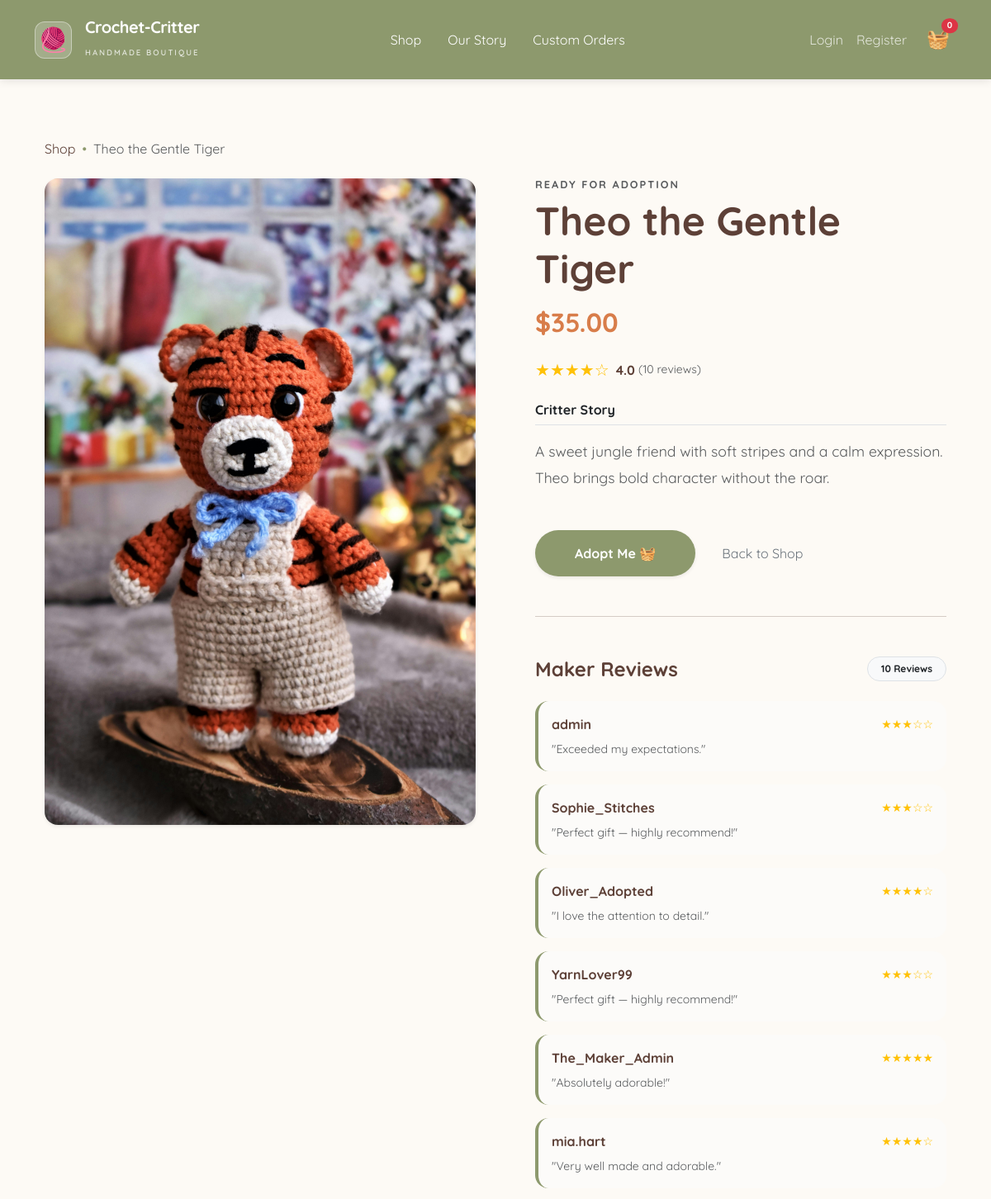
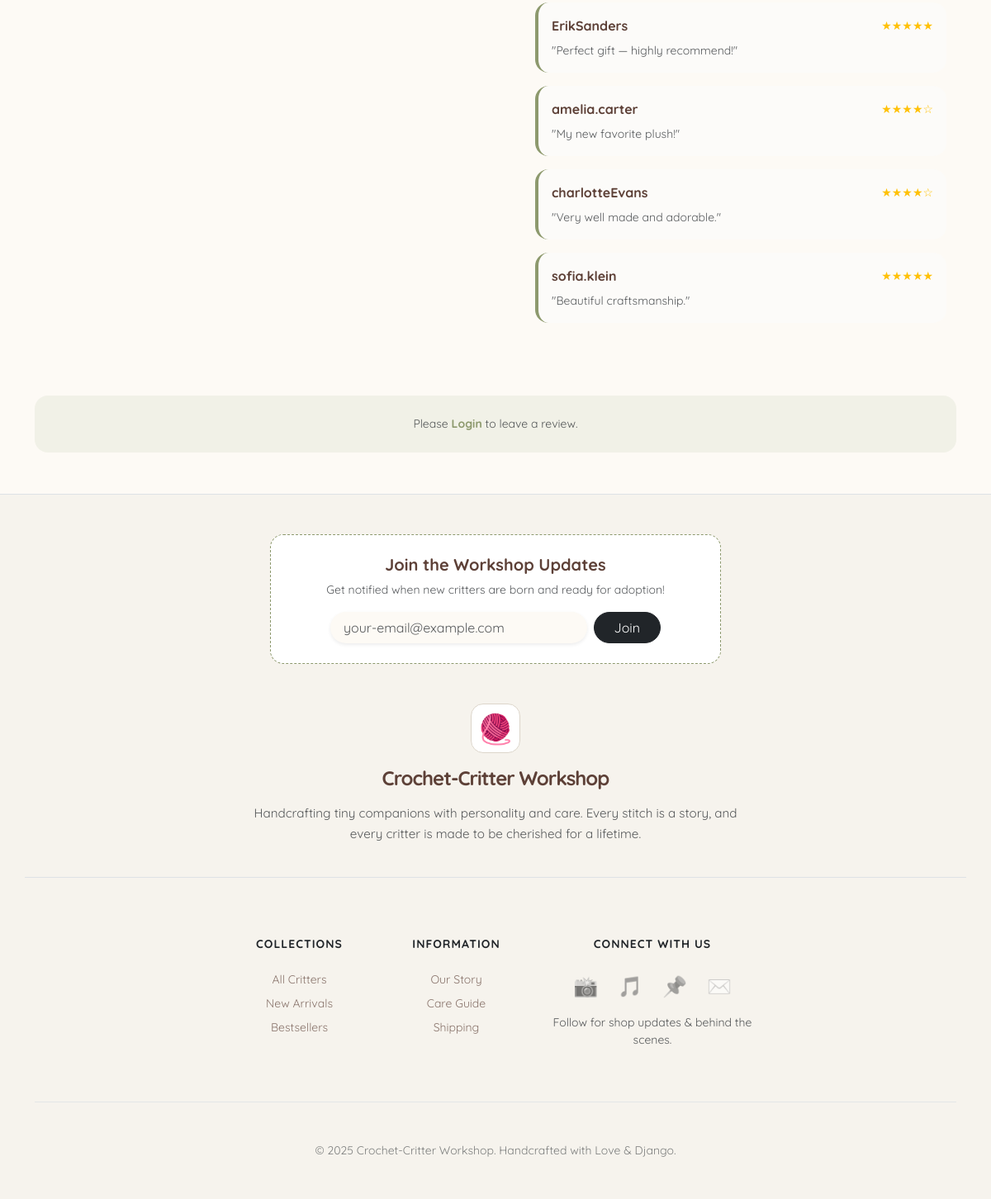
Page /critter/4/ on the committed database (2 pictures, top to bottom).
### products/models.py (models this page shows, shortened)
class Critter(models.Model):
    name = models.CharField(max_length=200)
    description = models.TextField()
    price = models.DecimalField(max_digits=6, decimal_places=2)
    image = models.ImageField(upload_to='critters/')
    created_at = models.DateTimeField(auto_now_add=True)

class Review(models.Model):
    critter = models.ForeignKey(Critter, on_delete=models.CASCADE, related_name='reviews')
    user = models.ForeignKey(User, on_delete=models.CASCADE)
    rating = models.IntegerField(default=5)
    comment = models.TextField()
    created_at = models.DateTimeField(auto_now_add=True)

### products/views.py (the view)
# urls.py: path('critter/<int:critter_id>/', views.critter_detail, name='critter_detail'),
def critter_detail(request, critter_id):
    critter = get_object_or_404(Critter, id=critter_id)
    average_data = critter.reviews.aggregate(Avg('rating'))
    average_rating = average_data['rating__avg'] or 0
    review_count = critter.reviews.count()
    context = {
        'critter': critter,
        'average_rating': round(average_rating, 1),
        'review_count': review_count,
    }
    return render(request, 'products/critter_detail.html', context)

### products/cart.py (called while the page is built)
    def __len__(self):
        return sum(item['quantity'] for item in self.cart.values())

    def get_total_price(self):
        return sum(Decimal(item['price']) * item['quantity'] for item in self.cart.values())

### products/context_processors.py (called while the page is built)
def cart(request):
    cart = Cart(request)
    return {
        'cart': cart,
        'cart_items_count': len(cart),
        'cart_total_price': cart.get_total_price()
    }

### products/templates/products/critter_detail.html (shortened to what this page needs)
{% extends 'products/base.html' %}
{% block content %}
  <div class="container py-4">
    <nav aria-label="breadcrumb" class="mb-4">
      <ol class="breadcrumb">
        <li class="breadcrumb-item">
          <a href="{% url 'home' %}" class="footer-link" style="opacity: 1;">Shop</a>
        </li>
        <li class="breadcrumb-item active" aria-current="page">{{ critter.name }}</li>
      </ol>
    </nav>
    <div class="row g-5">
      <div class="col-md-6">
        <div class="card border-0 shadow-sm rounded-4 overflow-hidden">
          {% if critter.image %}
            <img src="{{ critter.image.url }}" class="img-fluid" alt="{{ critter.name }}" style="width: 100%; height: auto; transition: transform 0.5s ease;" />
          {% else %}
            <div class="d-flex align-items-center justify-content-center bg-light" style="height: 400px;">
              <span class="text-muted">No Image Available</span>
            </div>
          {% endif %}
        </div>
      </div>
      <div class="col-md-6">
        <div class="ps-lg-4">
          <h6 class="text-uppercase fw-bold text-muted mb-2" style="letter-spacing: 2px; font-size: 0.8rem;">Ready for Adoption</h6>
          <h1 class="display-5 fw-bold mb-3" style="color: var(--cocoa-brown);">{{ critter.name }}</h1>
          <h2 class="mb-4 fw-bold" style="color: var(--terracotta);">${{ critter.price }}</h2>
          <div class="d-flex align-items-center mb-4">
            <div class="text-warning me-2">
              <span class="fs-5">
                {% if average_rating >= 4.5 %}
                  ★★★★★
                {% elif average_rating >= 3.5 %}
                  ★★★★☆
                {% elif average_rating >= 2.5 %}
                  ★★★☆☆
                {% else %}
                  ★★☆☆☆
                {% endif %}
              </span>
            </div>
            <span class="fw-bold me-1">{{ average_rating }}</span>
            <span class="text-muted small">({{ review_count }} reviews)</span>
          </div>
          <div class="description-box mb-5">
            <h6 class="fw-bold text-dark border-bottom pb-2 mb-3">Critter Story</h6>
            <p class="text-muted" style="line-height: 1.8; font-size: 1.1rem;">{{ critter.description }}</p>
          </div>
          <div class="d-grid gap-2 d-md-flex justify-content-md-start mb-5">
            <form action="{% url 'cart_add' critter.id %}" method="POST">
              <button type="submit" class="btn btn-custom-shop rounded-pill px-5 py-3 fw-bold shadow-sm">Adopt Me 🧺</button>
            </form>
            <a href="{% url 'home' %}" class="btn btn-outline-secondary rounded-pill px-4 py-3 border-0">Back to Shop</a>
          </div>
          <hr class="my-5 opacity-10" />
          <div class="reviews-section">
            <div class="d-flex align-items-center justify-content-between mb-4">
              <h4 class="fw-bold mb-0">Maker Reviews</h4>
              <span class="badge rounded-pill bg-light text-dark border p-2 px-3">{{ critter.reviews.all|length }} Reviews</span>
            </div>
            {% for review in critter.reviews.all %}
              <div class="review-card p-3 rounded-4 mb-3" style="background-color: #fcfbf9; border-left: 4px solid var(--sage-green);">
                <div class="d-flex justify-content-between align-items-center mb-2">
                  <span class="fw-bold" style="color: var(--cocoa-brown);">{{ review.user.username }}</span>
                  <span class="text-warning small">
                    {% if review.rating == 5 %}
                      ★★★★★
                    {% elif review.rating == 4 %}
                      ★★★★☆
                    {% else %}
                      ★★★☆☆
                    {% endif %}
                  </span>
                </div>
                <p class="small text-muted mb-0 italic">"{{ review.comment }}"</p>
              </div>
            {% empty %}
              <div class="text-center p-5 rounded-4 border-dashed" style="border: 2px dashed #ddd;">
                <p class="text-muted mb-0">Be the first to share your thoughts on {{ critter.name }}!</p>
              </div>
            {% endfor %}
          </div>
        </div>
      </div>
    </div>
  </div>
  {% if user.is_authenticated %}
    <div class="mt-5 p-4 rounded-4" style="background-color: white; border: 1px solid #eee;">
      <h5 class="fw-bold mb-3" style="color: var(--cocoa-brown);">Leave a Review</h5>
      <form method="POST" action="{% url 'add_review' critter.id %}">
        {% csrf_token %}
        <div class="mb-3">
          <label class="form-label small fw-bold">Rating</label>
          <select name="rating" class="form-select rounded-pill border-0 shadow-sm" style="background-color: var(--cream-puff);">
            <option value="5">★★★★★ (Excellent)</option>
            <option value="4">★★★★☆ (Great)</option>
            <option value="3">★★★☆☆ (Good)</option>
            <option value="2">★★☆☆☆ (Fair)</option>
            <option value="1">★☆☆☆☆ (Poor)</option>
          </select>
        </div>
        <div class="mb-3">
          <label class="form-label small fw-bold">Your Thoughts</label>
          <textarea name="comment" class="form-control rounded-4 border-0 shadow-sm" rows="3" placeholder="Tell us about your new friend..." style="background-color: var(--cream-puff);"></textarea>
        </div>
        <button type="submit" class="btn btn-custom-shop rounded-pill px-4">Post Review</button>
      </form>
    </div>
  {% else %}
    <div class="mt-5 p-4 text-center rounded-4" style="background-color: rgba(141, 153, 109, 0.1);">
      <p class="mb-0 small text-muted">
        Please <a href="{% url 'login' %}" class="fw-bold text-decoration-none" style="color: var(--sage-green);">Login</a> to leave a review.
      </p>
    </div>
  {% endif %}
{% endblock %}

### products/templates/products/base.html (style rules this page uses)
:root { --sage-green: #8d996d; --cocoa-brown: #5d4037; --cream-puff: #fdfaf5; --terracotta: #d87d4a; }
body { background-color: var(--cream-puff); color: var(--cocoa-brown); font-family: 'Quicksand', sans-serif; display: flex; flex-direction: column; min-height: 100vh; }
.btn-custom-shop { background-color: var(--sage-green); color: white; border: none; transition: all 0.3s ease; }
.footer-link { text-decoration: none; color: var(--cocoa-brown); opacity: 0.7; transition: all 0.3s ease; }

### products/templates/products/critter_detail.html (style rules this page uses)
.breadcrumb-item + .breadcrumb-item::before { content: '•'; color: var(--sage-green); }

### rows in the picture
Critter: name "Theo the Gentle Tiger", image (picture), price "35.00", description "A sweet jungle friend with soft stripes and a calm expression. Theo brings bold character without the roar.", reviews.all|length "10"
Review: user.username "admin", comment "Exceeded my expectations."
Review: user.username "Sophie_Stitches", comment "Perfect gift — highly recommend!"
Review: user.username "Oliver_Adopted", comment "I love the attention to detail."
Review: user.username "YarnLover99", comment "Perfect gift — highly recommend!"
Review: user.username "The_Maker_Admin", comment "Absolutely adorable!"
Review: user.username "mia.hart", comment "Very well made and adorable."
Review: user.username "ErikSanders", comment "Perfect gift — highly recommend!"
Review: user.username "amelia.carter", comment "My new favorite plush!"
Review: user.username "charlotteEvans", comment "Very well made and adorable."
Review: user.username "sofia.klein", comment "Beautiful craftsmanship."

### other values in the picture
{{ cart_items_count }} "0"
{{ average_rating }} "4.0"
{{ review_count }} "10"
